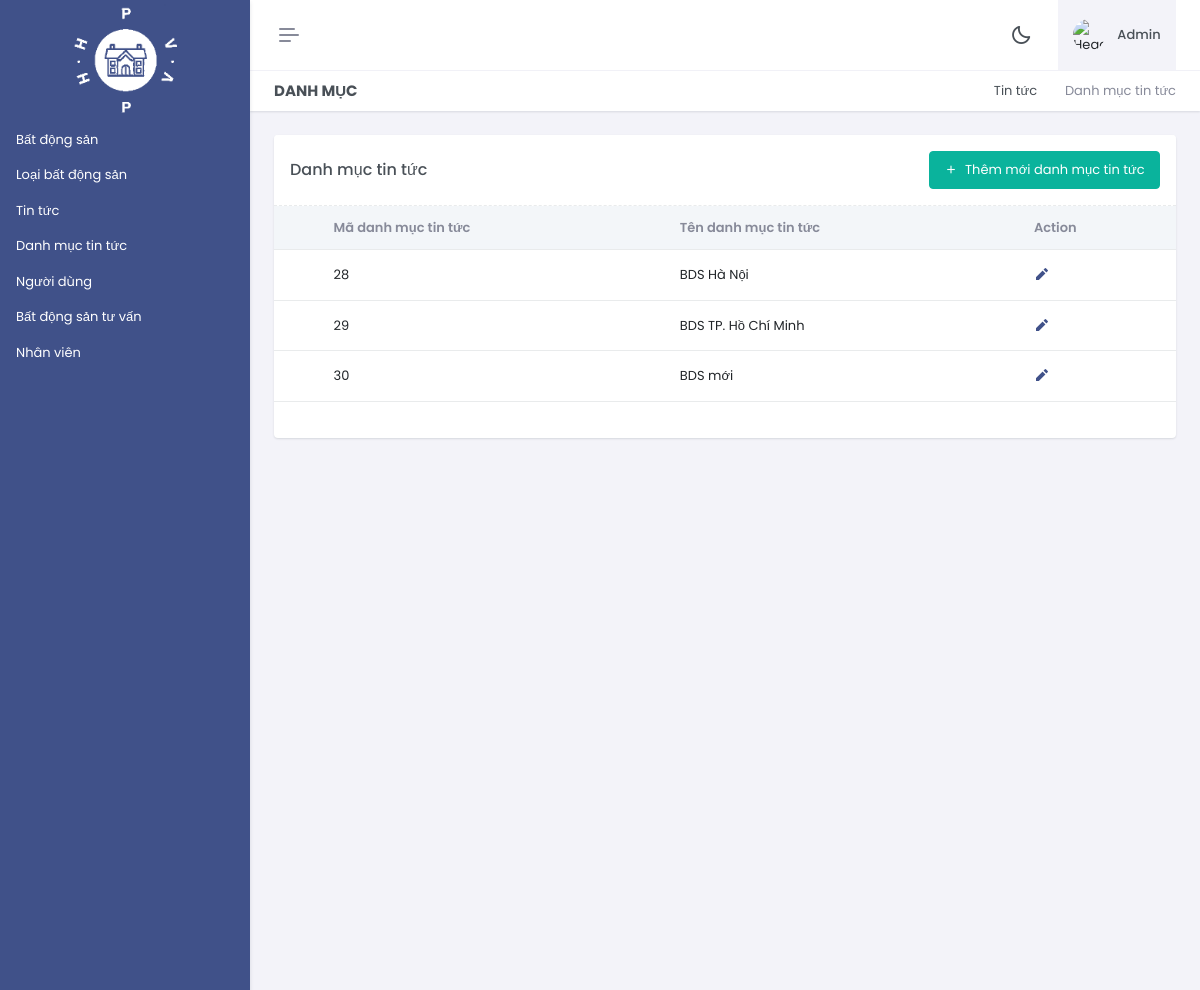
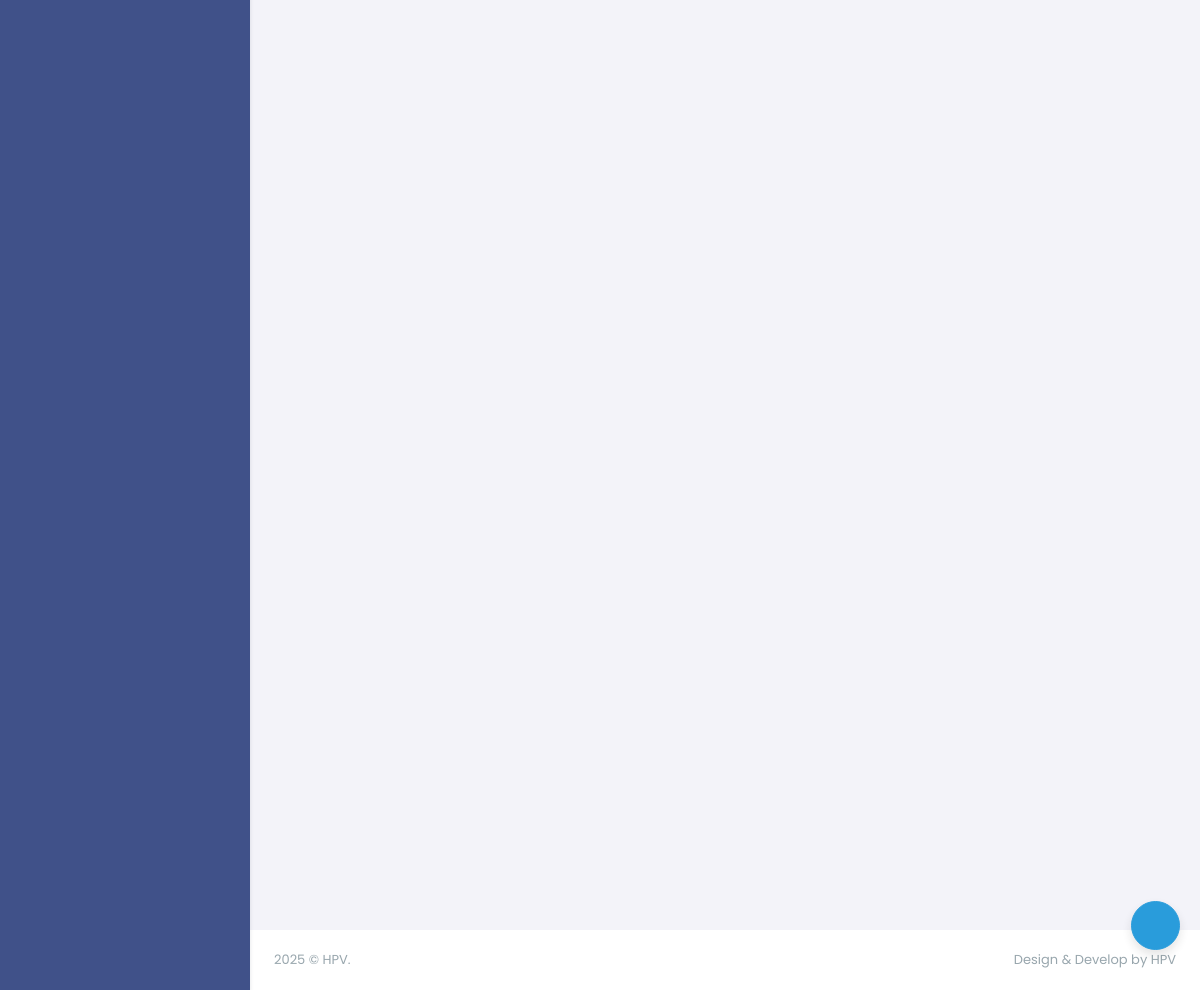
/font_end/admin/index.php?act=list_dmtintuc (signed in), run on the app's committed database (2 pictures, top to bottom).
### tables this page shows
CREATE TABLE `danhmuc_tintuc` (
  `id` int(11) NOT NULL,
  `name` varchar(255) NOT NULL
);

### font_end/model/pdo.php (called while the page is built, shortened)
<?php
function pdo_get_connection()
{
    $dburl = "mysql:host=localhost;dbname=bds;charset=utf8";
    $username = 'root';
    $password = '';
    $conn = new PDO($dburl, $username, $password);
    $conn->setAttribute(PDO::ATTR_ERRMODE, PDO::ERRMODE_EXCEPTION);
    return $conn;
}
function pdo_query($sql)
{
    $sql_args = array_slice(func_get_args(), 1);
    try {
        $conn = pdo_get_connection();
        $stmt = $conn->prepare($sql);
        $stmt->execute($sql_args);
        $rows = $stmt->fetchAll();
        return $rows;
    } catch (PDOException $e) {
        throw $e;
    } finally {
        unset($conn);
    }
}

### font_end/model/danhmuc_tintuc.php (called while the page is built, shortened)
<?php
    function loadAll_danhmuctintuc(){
        $sql = "SELECT * FROM danhmuc_tintuc";
        $list_dmtintuc=pdo_query($sql);
        return $list_dmtintuc;
    }
?>

### font_end/admin/dm_tintuc/list_tt.php (the view, shortened to what this page needs)
<div class="main-content">
    <div class="page-content">
        <div class="container-fluid">
            <div class="row">
                <div class="col-12">
                    <div class="page-title-box d-sm-flex align-items-center justify-content-between">
                        <h4 class="mb-sm-0">Danh mục</h4>
                        <div class="page-title-right">
                            <ol class="breadcrumb m-0">
                                <li class="breadcrumb-item"><a href="javascript: void(0);">Tin tức</a></li>
                                <li class="breadcrumb-item active">Danh mục tin tức</li>
                            </ol>
                        </div>
                    </div>
                </div>
            </div>
            <div class="row">
                <div class="col-lg-12">
                    <div class="card" id="customerList">
                        <div class="card-header border-bottom-dashed">
                            <div class="row g-4 align-items-center">
                                <div class="col-sm">
                                    <div>
                                        <h5 class="card-title mb-0">Danh mục tin tức</h5>
                                    </div>
                                </div>
                                <div class="col-sm-auto">
                                    <div>
                                        <a href="index.php?act=add_dm_tintuc"><button type="button" class="btn btn-success add-btn" data-bs-toggle="modal" id="create-btn" data-bs-target="#showModal"><i class="ri-add-line align-bottom me-1"></i> Thêm mới danh mục tin tức</button></a>
                                    </div>
                                </div>
                            </div>
                        </div>
                        <div class="card-body">
                            <div>
                                <div class="table-responsive table-card mb-1">
                                    <table class="table align-middle" id="customerTable">
                                        <thead class="table-light text-muted">
                                            <tr>
                                                <th scope="col" style="width: 50px;">
                                                </th>
                                                <th class="sort" data-sort="customer_name">Mã danh mục tin tức</th>
                                                <th class="sort" data-sort="customer_name">Tên danh mục tin tức</th>
                                                <th class="sort" data-sort="action">Action</th>
                                            </tr>
                                        </thead>
                                        <tbody class="list form-check-all">
                                            <?php
                                            foreach ($list_dmtintuc as $dmtintuc) {
                                                extract($dmtintuc);
                                                echo '<tr>
                                                <th scope="row">
                                                </th>
                                                <td class="id" style="display:none;"><a href="javascript:void(0);" class="fw-medium link-primary">#VZ2101</a></td>
                                                <td class="customer_name">' . $id . '</td>
                                                <td class="customer_name">' . $name . '</td>
                                            </td>
                                            <td>
                                                <a href="index.php?act=sua_dmtintuc&id=' . $id . '">
                                                    <i class="ri-pencil-fill fs-16"></i>
                                                </a>
                                            </td>
                                            </tr>';
                                            }
                                            ?>
                                        </tbody>
                                    </table>
                                </div>
                            </div>
                        </div>
                    </div>
                </div>
            </div>
        </div>
    </div>
    <footer class="footer">
        <div class="container-fluid">
            <div class="row">
                <div class="col-sm-6">
                </div>
                <div class="col-sm-6">
                    <div class="text-sm-end d-none d-sm-block">
                    </div>
                </div>
            </div>
        </div>
    </footer>
</div>

### data on the page
danhmuc_tintuc: id "28", name "BDS Hà Nội"
danhmuc_tintuc: id "29", name "BDS TP. Hồ Chí Minh"
danhmuc_tintuc: id "30", name "BDS mới"
